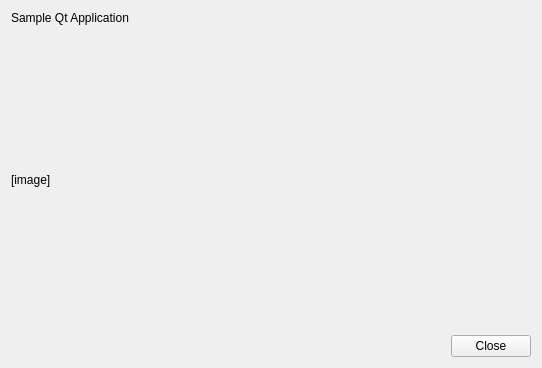
<?xml version="1.0" encoding="UTF-8"?>
<ui version="4.0">
 <class>MainWindow</class>
 <widget class="QWidget" name="MainWindow">
  <property name="geometry">
   <rect>
    <x>0</x>
    <y>0</y>
    <width>542</width>
    <height>368</height>
   </rect>
  </property>
  <property name="windowTitle">
   <string>Installer</string>
  </property>
  <layout class="QVBoxLayout" name="verticalLayout">
   <item>
    <widget class="QLabel" name="label">
     <property name="text">
      <string>Sample Qt Application</string>
     </property>
    </widget>
   </item>
   <item>
    <widget class="QLabel" name="image">
     <property name="sizePolicy">
      <sizepolicy hsizetype="Preferred" vsizetype="Expanding">
       <horstretch>0</horstretch>
       <verstretch>0</verstretch>
      </sizepolicy>
     </property>
     <property name="text">
      <string>[image]</string>
     </property>
    </widget>
   </item>
   <item>
    <widget class="QDialogButtonBox" name="buttonBox">
     <property name="standardButtons">
      <set>QDialogButtonBox::Close</set>
     </property>
    </widget>
   </item>
  </layout>
 </widget>
 <resources/>
 <connections/>
</ui>
